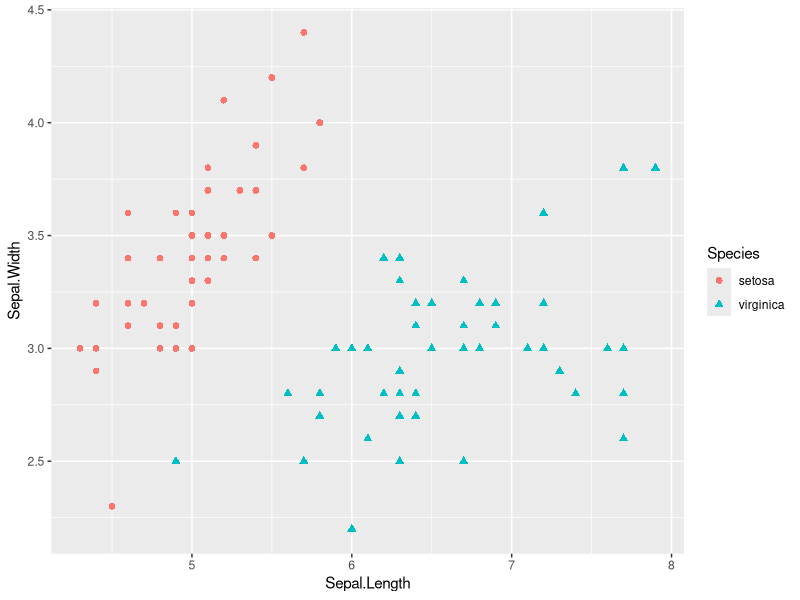
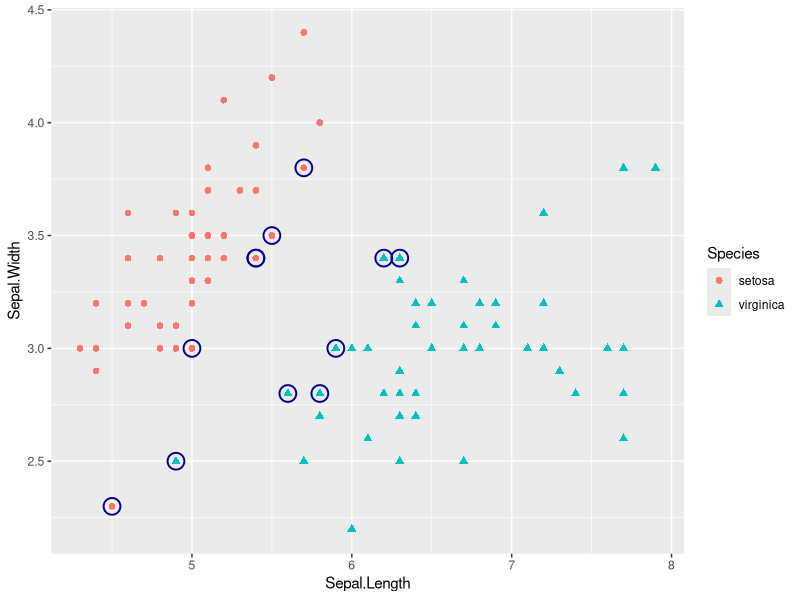
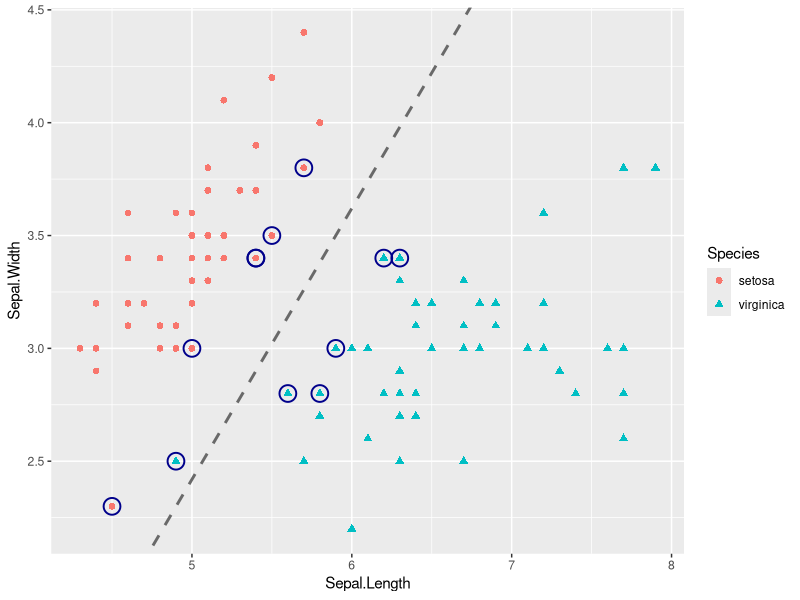
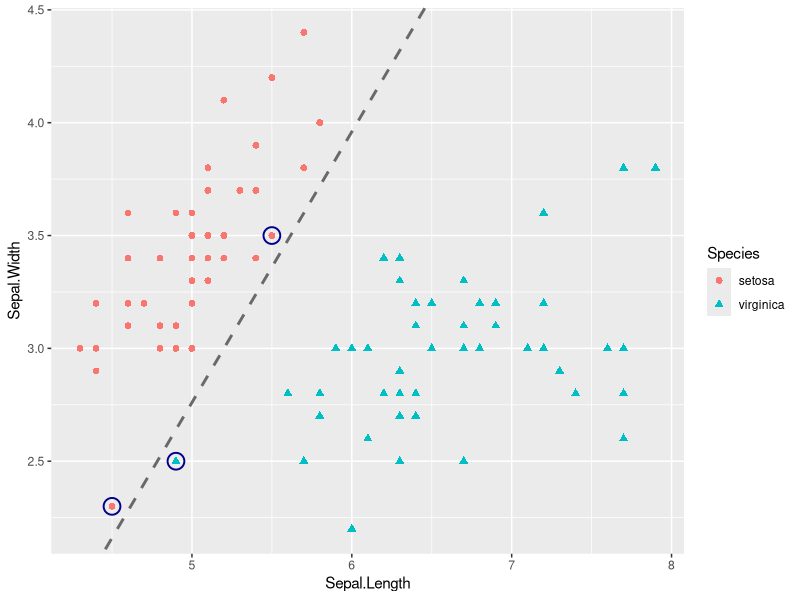
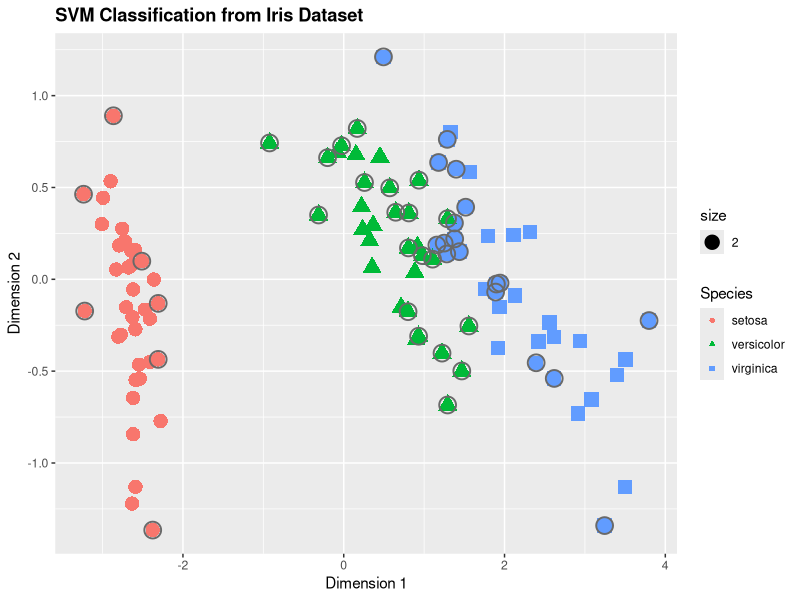

The R script that drew these images, in order:
#### 예제 1 ####
# 2차원 공간에서 두 종류의 꽃을 분류해보자

iris.sub <- subset(iris,
                   select = c("Sepal.Length", "Sepal.Width", "Species"),
                   subset = Species %in% c("setosa", "virginica"))
# 2차원 공간에서 1차원 초평면 만들거니까 예측변수도 두개만

iris.sub$Species <- factor(iris.sub$Species)
head(iris.sub); tail(iris.sub)


# 관측값을 2차원 공간에서 산점도로 그려보자
library(ggplot2)
ggplot(iris.sub, aes(x=Sepal.Length, y=Sepal.Width)) +
  geom_point(aes(color=Species, shape=Species),
             size=2)
# 선형적 분할이 가능하겠구나

# 초평면과 서포트벡터를 찾아보자
install.packages("e1071")
library(e1071)
set.seed(123)
iris.svm <- svm(Species ~ .,     # 결과변수~예측변수
                data=iris.sub,   
                kernel="linear", # 커널함수를 지정. 커널함수는 기본적으로 가우시안RBF커널함수
                                 # 여기서는 차원의 확장 없이 초평면 탐색할 수 있으므로 커널함수로서 선형함수를 지정.
                cost=1,          # 오분류에 대한 패널티 (너무 크면 과대적합, 너무 작으면 과소적합)
                scale=F)         # 데이터를 표준화할테냐?

str(iris.svm)
class(iris.svm)
summary(iris.svm) # 분석결과에 대한 기초적인 정보

 # Number of Support Vectors:  12 
 # 서포트 벡터의 개수

 # ( 6 6 )
 # 두 개 범주에 6개씩 포함

iris.svm$index # 서포트벡터의 인덱스 보기
iris.svm$SV    # 서포트벡터의 관측값 보기
iris.sub[iris.svm$index, ] # 서포트벡터의 범주 보기


# 산점도 상에 서포트벡터 표시하기 
ggplot(iris.sub, aes(x=Sepal.Length, y=Sepal.Width)) +
  geom_point(aes(color=Species, shape=Species),
             size=2) +
  geom_point(data=iris.sub[iris.svm$index, c(1,2)],
             color="darkblue",
             shape=21,
             stroke=1.0,
             size=5)


# 초평면 표현하기
# 초평면을 나타내는 직선의 방정식의 계수와 절편은 svm객체에서 찾을 수 있음
str(iris.svm)
w <- t(iris.svm$coefs) %*% iris.svm$SV
w # 계수

b <- iris.svm$rho
b # 절편

ggplot(iris.sub, aes(x=Sepal.Length, y=Sepal.Width)) +
  geom_point(aes(color=Species, shape=Species),
             size=2) +
  geom_point(data=iris.sub[iris.svm$index, c(1,2)],
             color="darkblue",
             shape=21,
             stroke=1.0,
             size=5) +
  geom_abline(intercept = b/w[1,2],
              slope=-(w[1,1]/w[1,2]),
              color="dimgray",
              lty="dashed",
              lwd=1)

# 오분류 케이스 찾기

# 범주 예측하기
iris.svm.pred <- predict(iris.svm,         # 예측모델
                         newdata=iris.sub) # 예측할 데이터
head(iris.svm.pred)                    # 예측결과 보기
table(iris.sub$Species, iris.svm.pred, 
      dnn=c("Actual", "Predicted"))    # 얼마나 맞췄나 보기 
?table                                 
mean(iris.sub$Species == iris.svm.pred) # 정확도 보기


# cost값을 변화시켜보기
# 코스트 커지면 서포트벡터 개수 작아짐 -> 오분류 줄어들고 마진 작아지지만 과다적합문제
# 코스트 작아지면 서포트벡터 개수 커짐 -> 오분류 늘어나고 마진 커지지만 과소적합문제
set.seed(123)
iris.svm2 <-  svm(Species ~ .,     
              data=iris.sub,   
              kernel="linear",
              cost=100,          # 코스트 값 늘려
              scale=F)
summary(iris.svm2)
# 서포트벡터 줄어들었다

w <- t(iris.svm2$coefs) %*% iris.svm2$SV

b <- iris.svm2$rho

ggplot(iris.sub, aes(x=Sepal.Length, y=Sepal.Width)) +
  geom_point(aes(color=Species, shape=Species),
             size=2) +
  geom_point(data=iris.sub[iris.svm2$index, c(1,2)],
             color="darkblue",
             shape=21,
             stroke=1.0,
             size=5) +
  geom_abline(intercept = b/w[1,2],
              slope=-(w[1,1]/w[1,2]),
              color="dimgray",
              lty="dashed",
              lwd=1)
# 모든 관측값이 초평면에 의해 완벽히 분류되었음 
# 그러나 마진의 폭이 굉장히 작아짐
iris.svm2.pred <- predict(iris.svm2,         
                         newdata=iris.sub) 
head(iris.svm2.pred)                   
table(iris.sub$Species, iris.svm2.pred, 
      dnn=c("Actual", "Predicted"))  
mean(iris.sub$Species == iris.svm2.pred)
# 오분류된거 하나 없지  
# 정확도가 1
# 마진의 폭이 너무 작아서, 일반화 어려움. 
# 새로운 데이터 넣었을 때 오분류 가능성 높아짐


#### 예제 2 ####
# 결혼생활 동안 외도 여부 예측해보자 

install.packages("AER")
library(AER)
data("Affairs")
str(Affairs) # 결혼생활 데이터
             # $affairs 외도 횟수 -> 결과변수니까 이진범주형으로 바꿔줘야 함
aff <- Affairs
aff$affairs <- factor(ifelse(aff$affairs > 0, 1, 0),
                      levels=c(0,1),
                      labels=c("No", "Yes"))
?ifelse

str(aff)
table(aff$affairs)
prop.table(table(aff$affairs))

# 훈련데이터/테스트데이터 나누기
set.seed(123)
?sample
train <- sample(nrow(aff), 0.7*nrow(aff))
aff.train <- aff[train, ]
aff.test <- aff[-train, ]

table(aff.train$affairs)
table(aff.test$affairs)

# svm분석 시행
library(e1071)
set.seed(123)
aff.svm <- svm(affairs ~ ., # 결과변수 ~ 예측변수
               data = aff.train)
summary(aff.svm)



# 예측하기
aff.svm.pred <- predict(aff.svm, 
                        newdata=aff.test)
head(aff.svm.pred)
table(aff.test$affairs, aff.svm.pred,
      dnn=c("Actual", "Predicted"))
mean(aff.test$affairs == aff.svm.pred)



# 각 범주별 예측확률을 계산하기
set.seed(123)
aff.svm2 <- svm(affairs ~ ., 
               data = aff.train,
               probability=T)
aff.svm2.pred <- predict(aff.svm2,
                         newdata = aff.test,
                         probability = T)
head(aff.svm2.pred)
str(aff.svm2.pred)
attr(aff.svm2.pred, "probabilities")[1:6, ]


# 성능개선을 위한 튜닝하기
# RBF커널함수(디폴트)를 이용한 튜닝
set.seed(123)
aff.svm.tuned <- tune.svm(affairs ~ .,
                          data=aff.train,
                          gamma=10^(-3:3), # 데이터를 분할하는 초평면의 형태를 결정
                                           # 감마인수 값이 크면 더 많은 서포트벡터, 좀더 복잡한 분류 경계 생성
                                           # 훈련데이터 오분류 작아지지만 일반화 힘들어져
                                           # 0보다 크게 설정해야 함
                          cost=2^(-5:5))
# 감마와 코스트는 둘다 너무 커지면 과적합 문제 발생하기 때문에 적절한 값 찾아야 함
# tune.svm() 감마와 코스트를 변화시켜가면서 최적의 값을 찾아가는 함수
# 77개의 모델 중 가장 작은 오차를 보이는 모델을 찾아냄
summary(aff.svm.tuned)
# best parameters: 최적의 감마와 코스트
aff.svm.tuned$best.model$gamma
aff.svm.tuned$best.model$cost

set.seed(123)
aff.svm <- svm(affairs ~ .,
               data=aff.train,
               gamma=0.001,
               cost=0.03125)
aff.svm.pred <- predict(aff.svm, 
                        aff.test)
table(aff.test$affairs, aff.svm.pred,
      dnn=c("Actual", "Predicted"))
mean(aff.test$affairs == aff.svm.pred)
# 개선된 성능


#### 다중분류 ####
# e1071패키지는 1:1 방식을 이용
set.seed(123)
train <- sample(nrow(iris), 0.7*nrow(iris))
iris.train <- iris[train, ]
iris.test <- iris[-train, ]

set.seed(123)
iris.svm <- svm(Species ~ .,
                data=iris.train)
summary(iris.svm) # 45개의 서포트벡터

library(ggplot2)
iris.mds <- data.frame(cmdscale(dist(iris.train[,-5])))
ggplot(iris.mds, aes(x=X1, y=X2)) +
  geom_point(aes(color=iris.train[,5],
                 shape=iris.train[,5], size=2)) +
  geom_point(data=iris.mds[iris.svm$index,],
             color="dimgray", shape=21,
             stroke=1.0, size=5) +
  labs(color="Species", shape="Species", x="Dimension 1",
       y="Dimension 2",
       title="SVM Classification from Iris Dataset") +
  theme(plot.title=element_text(face="bold"))
  
iris.svm.pred <- predict(iris.svm, iris.test)
table(na.omit(iris.test)$Species, 
      iris.svm.pred,
      dnn=c("Actual", "Predicted"))
mean(na.omit(iris.test)$Species == iris.svm.pred)
